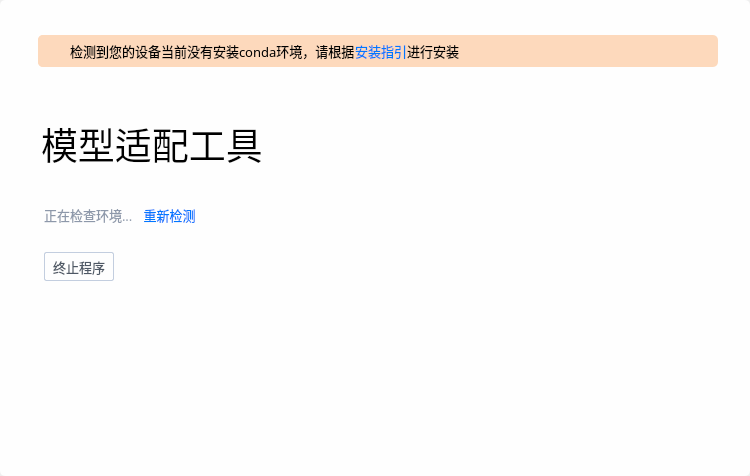
<?xml version="1.0" encoding="UTF-8"?>
<ui version="4.0">
 <class>Form</class>
 <widget class="QWidget" name="Form">
  <property name="enabled">
   <bool>true</bool>
  </property>
  <property name="geometry">
   <rect>
    <x>0</x>
    <y>0</y>
    <width>750</width>
    <height>476</height>
   </rect>
  </property>
  <property name="minimumSize">
   <size>
    <width>750</width>
    <height>476</height>
   </size>
  </property>
  <property name="maximumSize">
   <size>
    <width>750</width>
    <height>546</height>
   </size>
  </property>
  <property name="mouseTracking">
   <bool>true</bool>
  </property>
  <property name="windowTitle">
   <string>Form</string>
  </property>
  <property name="styleSheet">
   <string notr="true"/>
  </property>
  <layout class="QVBoxLayout" name="verticalLayout">
   <property name="spacing">
    <number>0</number>
   </property>
   <property name="leftMargin">
    <number>0</number>
   </property>
   <property name="topMargin">
    <number>0</number>
   </property>
   <property name="rightMargin">
    <number>0</number>
   </property>
   <property name="bottomMargin">
    <number>0</number>
   </property>
   <item>
    <widget class="QFrame" name="frame">
     <property name="enabled">
      <bool>true</bool>
     </property>
     <property name="font">
      <font>
       <family>HarmonyOS Sans SC Medium</family>
       <weight>50</weight>
       <bold>false</bold>
      </font>
     </property>
     <property name="mouseTracking">
      <bool>true</bool>
     </property>
     <property name="styleSheet">
      <string notr="true">#frame {
image: url(:/icon/image/flow/模型适配工具-欢迎页.png);
}
* {
border-style: none;
border-radius: 5px 5px;
background-color: #FEFEFE;
}
</string>
     </property>
     <property name="frameShape">
      <enum>QFrame::StyledPanel</enum>
     </property>
     <property name="frameShadow">
      <enum>QFrame::Raised</enum>
     </property>
     <layout class="QVBoxLayout" name="verticalLayout_2">
      <property name="leftMargin">
       <number>32</number>
      </property>
      <property name="rightMargin">
       <number>32</number>
      </property>
      <item>
       <widget class="QFrame" name="title_3">
        <property name="enabled">
         <bool>true</bool>
        </property>
        <property name="sizePolicy">
         <sizepolicy hsizetype="Minimum" vsizetype="Minimum">
          <horstretch>0</horstretch>
          <verstretch>0</verstretch>
         </sizepolicy>
        </property>
        <property name="minimumSize">
         <size>
          <width>0</width>
          <height>20</height>
         </size>
        </property>
        <property name="maximumSize">
         <size>
          <width>16777215</width>
          <height>16777215</height>
         </size>
        </property>
        <property name="font">
         <font>
          <family>HarmonyOS Sans SC Medium</family>
          <weight>50</weight>
          <bold>false</bold>
         </font>
        </property>
        <property name="mouseTracking">
         <bool>true</bool>
        </property>
        <property name="styleSheet">
         <string notr="true">background:rgba(0,0,0,0)</string>
        </property>
        <property name="frameShape">
         <enum>QFrame::StyledPanel</enum>
        </property>
        <property name="frameShadow">
         <enum>QFrame::Raised</enum>
        </property>
        <layout class="QHBoxLayout" name="horizontalLayout_8">
         <property name="spacing">
          <number>0</number>
         </property>
         <property name="leftMargin">
          <number>0</number>
         </property>
         <property name="topMargin">
          <number>0</number>
         </property>
         <property name="rightMargin">
          <number>0</number>
         </property>
         <property name="bottomMargin">
          <number>0</number>
         </property>
        </layout>
       </widget>
      </item>
      <item>
       <widget class="QFrame" name="warning">
        <property name="enabled">
         <bool>true</bool>
        </property>
        <property name="minimumSize">
         <size>
          <width>0</width>
          <height>32</height>
         </size>
        </property>
        <property name="maximumSize">
         <size>
          <width>16777215</width>
          <height>32</height>
         </size>
        </property>
        <property name="font">
         <font>
          <family>HarmonyOS Sans SC Medium</family>
          <weight>50</weight>
          <bold>false</bold>
         </font>
        </property>
        <property name="mouseTracking">
         <bool>true</bool>
        </property>
        <property name="styleSheet">
         <string notr="true"/>
        </property>
        <property name="frameShape">
         <enum>QFrame::StyledPanel</enum>
        </property>
        <property name="frameShadow">
         <enum>QFrame::Raised</enum>
        </property>
        <layout class="QHBoxLayout" name="horizontalLayout_5">
         <property name="spacing">
          <number>0</number>
         </property>
         <property name="leftMargin">
          <number>6</number>
         </property>
         <property name="topMargin">
          <number>0</number>
         </property>
         <property name="rightMargin">
          <number>0</number>
         </property>
         <property name="bottomMargin">
          <number>0</number>
         </property>
         <item>
          <widget class="QFrame" name="warning_1">
           <property name="enabled">
            <bool>true</bool>
           </property>
           <property name="maximumSize">
            <size>
             <width>16777215</width>
             <height>32</height>
            </size>
           </property>
           <property name="font">
            <font>
             <family>HarmonyOS Sans SC Medium</family>
             <weight>50</weight>
             <bold>false</bold>
            </font>
           </property>
           <property name="mouseTracking">
            <bool>true</bool>
           </property>
           <property name="styleSheet">
            <string notr="true">background-color: rgb(253, 217, 188);</string>
           </property>
           <property name="frameShape">
            <enum>QFrame::StyledPanel</enum>
           </property>
           <property name="frameShadow">
            <enum>QFrame::Raised</enum>
           </property>
           <layout class="QHBoxLayout" name="horizontalLayout_6">
            <property name="spacing">
             <number>0</number>
            </property>
            <property name="leftMargin">
             <number>0</number>
            </property>
            <property name="topMargin">
             <number>0</number>
            </property>
            <property name="rightMargin">
             <number>0</number>
            </property>
            <property name="bottomMargin">
             <number>0</number>
            </property>
            <item>
             <widget class="QPushButton" name="warning_button">
              <property name="enabled">
               <bool>true</bool>
              </property>
              <property name="minimumSize">
               <size>
                <width>32</width>
                <height>32</height>
               </size>
              </property>
              <property name="maximumSize">
               <size>
                <width>32</width>
                <height>32</height>
               </size>
              </property>
              <property name="font">
               <font>
                <family>HarmonyOS Sans SC Medium</family>
                <pointsize>14</pointsize>
                <weight>50</weight>
                <bold>false</bold>
               </font>
              </property>
              <property name="mouseTracking">
               <bool>true</bool>
              </property>
              <property name="styleSheet">
               <string notr="true"/>
              </property>
              <property name="text">
               <string/>
              </property>
              <property name="icon">
               <iconset resource="image.qrc">
                <normaloff>:/icon/image/alarm-orange.svg</normaloff>:/icon/image/alarm-orange.svg</iconset>
              </property>
             </widget>
            </item>
            <item>
             <widget class="QLabel" name="warning_label_1">
              <property name="enabled">
               <bool>false</bool>
              </property>
              <property name="sizePolicy">
               <sizepolicy hsizetype="Fixed" vsizetype="Fixed">
                <horstretch>0</horstretch>
                <verstretch>0</verstretch>
               </sizepolicy>
              </property>
              <property name="minimumSize">
               <size>
                <width>0</width>
                <height>0</height>
               </size>
              </property>
              <property name="maximumSize">
               <size>
                <width>16777215</width>
                <height>32</height>
               </size>
              </property>
              <property name="font">
               <font>
                <family>HarmonyOS Sans SC Medium</family>
                <pointsize>10</pointsize>
                <weight>50</weight>
                <bold>false</bold>
               </font>
              </property>
              <property name="mouseTracking">
               <bool>true</bool>
              </property>
              <property name="styleSheet">
               <string notr="true">color: #000000;
background:rgba(0,0,0,0);
</string>
              </property>
              <property name="text">
               <string>检测到您的设备当前没有安装conda环境，请根据</string>
              </property>
              <property name="alignment">
               <set>Qt::AlignLeading|Qt::AlignLeft|Qt::AlignVCenter</set>
              </property>
             </widget>
            </item>
            <item>
             <widget class="QLabel" name="warning_label_2">
              <property name="enabled">
               <bool>true</bool>
              </property>
              <property name="sizePolicy">
               <sizepolicy hsizetype="Fixed" vsizetype="Fixed">
                <horstretch>0</horstretch>
                <verstretch>0</verstretch>
               </sizepolicy>
              </property>
              <property name="minimumSize">
               <size>
                <width>0</width>
                <height>0</height>
               </size>
              </property>
              <property name="maximumSize">
               <size>
                <width>16777215</width>
                <height>32</height>
               </size>
              </property>
              <property name="font">
               <font>
                <family>HarmonyOS Sans SC Medium</family>
                <pointsize>10</pointsize>
                <weight>50</weight>
                <bold>false</bold>
               </font>
              </property>
              <property name="mouseTracking">
               <bool>true</bool>
              </property>
              <property name="contextMenuPolicy">
               <enum>Qt::NoContextMenu</enum>
              </property>
              <property name="styleSheet">
               <string notr="true">color: #0077FF;
background:rgba(0,0,0,0);
</string>
              </property>
              <property name="text">
               <string notr="true">&lt;A style='color: #0077FF; text-decoration: none'href='https://www.baidu.com'&gt;安装指引&lt;/A&gt;</string>
              </property>
              <property name="alignment">
               <set>Qt::AlignLeading|Qt::AlignLeft|Qt::AlignVCenter</set>
              </property>
              <property name="openExternalLinks">
               <bool>false</bool>
              </property>
             </widget>
            </item>
            <item>
             <widget class="QLabel" name="warning_label_3">
              <property name="enabled">
               <bool>false</bool>
              </property>
              <property name="sizePolicy">
               <sizepolicy hsizetype="Minimum" vsizetype="Minimum">
                <horstretch>0</horstretch>
                <verstretch>0</verstretch>
               </sizepolicy>
              </property>
              <property name="minimumSize">
               <size>
                <width>0</width>
                <height>0</height>
               </size>
              </property>
              <property name="maximumSize">
               <size>
                <width>16777215</width>
                <height>32</height>
               </size>
              </property>
              <property name="font">
               <font>
                <family>HarmonyOS Sans SC Medium</family>
                <pointsize>10</pointsize>
                <weight>50</weight>
                <bold>false</bold>
               </font>
              </property>
              <property name="mouseTracking">
               <bool>true</bool>
              </property>
              <property name="styleSheet">
               <string notr="true">color: #000000;
background:rgba(0,0,0,0);
</string>
              </property>
              <property name="text">
               <string>进行安装</string>
              </property>
              <property name="alignment">
               <set>Qt::AlignLeading|Qt::AlignLeft|Qt::AlignVCenter</set>
              </property>
             </widget>
            </item>
           </layout>
          </widget>
         </item>
        </layout>
       </widget>
      </item>
      <item>
       <widget class="QFrame" name="title">
        <property name="enabled">
         <bool>true</bool>
        </property>
        <property name="sizePolicy">
         <sizepolicy hsizetype="Minimum" vsizetype="Minimum">
          <horstretch>0</horstretch>
          <verstretch>0</verstretch>
         </sizepolicy>
        </property>
        <property name="minimumSize">
         <size>
          <width>0</width>
          <height>0</height>
         </size>
        </property>
        <property name="maximumSize">
         <size>
          <width>16777215</width>
          <height>16777215</height>
         </size>
        </property>
        <property name="font">
         <font>
          <family>HarmonyOS Sans SC Medium</family>
          <weight>50</weight>
          <bold>false</bold>
         </font>
        </property>
        <property name="mouseTracking">
         <bool>true</bool>
        </property>
        <property name="styleSheet">
         <string notr="true">background:rgba(0,0,0,0)</string>
        </property>
        <property name="frameShape">
         <enum>QFrame::StyledPanel</enum>
        </property>
        <property name="frameShadow">
         <enum>QFrame::Raised</enum>
        </property>
        <layout class="QVBoxLayout" name="verticalLayout_3">
         <property name="topMargin">
          <number>20</number>
         </property>
         <item>
          <widget class="QPushButton" name="title_button">
           <property name="enabled">
            <bool>true</bool>
           </property>
           <property name="sizePolicy">
            <sizepolicy hsizetype="Fixed" vsizetype="Fixed">
             <horstretch>0</horstretch>
             <verstretch>0</verstretch>
            </sizepolicy>
           </property>
           <property name="sizeIncrement">
            <size>
             <width>0</width>
             <height>0</height>
            </size>
           </property>
           <property name="font">
            <font>
             <family>HarmonyOS Sans SC Medium</family>
             <pointsize>10</pointsize>
             <weight>50</weight>
             <bold>false</bold>
            </font>
           </property>
           <property name="mouseTracking">
            <bool>true</bool>
           </property>
           <property name="styleSheet">
            <string notr="true"/>
           </property>
           <property name="text">
            <string/>
           </property>
           <property name="icon">
            <iconset resource="image.qrc">
             <normaloff>:/icon/image/flow/编组.svg</normaloff>:/icon/image/flow/编组.svg</iconset>
           </property>
           <property name="iconSize">
            <size>
             <width>140</width>
             <height>60</height>
            </size>
           </property>
          </widget>
         </item>
         <item>
          <widget class="QLabel" name="title_label">
           <property name="enabled">
            <bool>false</bool>
           </property>
           <property name="minimumSize">
            <size>
             <width>0</width>
             <height>0</height>
            </size>
           </property>
           <property name="maximumSize">
            <size>
             <width>16777215</width>
             <height>16777215</height>
            </size>
           </property>
           <property name="font">
            <font>
             <family>HarmonyOS Sans SC Medium</family>
             <pointsize>28</pointsize>
             <weight>50</weight>
             <bold>false</bold>
            </font>
           </property>
           <property name="mouseTracking">
            <bool>true</bool>
           </property>
           <property name="styleSheet">
            <string notr="true">color: #000000;
background:rgba(0,0,0,0);</string>
           </property>
           <property name="text">
            <string>模型适配工具</string>
           </property>
           <property name="alignment">
            <set>Qt::AlignLeading|Qt::AlignLeft|Qt::AlignVCenter</set>
           </property>
          </widget>
         </item>
        </layout>
       </widget>
      </item>
      <item>
       <widget class="QFrame" name="status">
        <property name="enabled">
         <bool>true</bool>
        </property>
        <property name="minimumSize">
         <size>
          <width>0</width>
          <height>50</height>
         </size>
        </property>
        <property name="maximumSize">
         <size>
          <width>16777215</width>
          <height>50</height>
         </size>
        </property>
        <property name="font">
         <font>
          <family>HarmonyOS Sans SC Medium</family>
          <weight>50</weight>
          <bold>false</bold>
         </font>
        </property>
        <property name="mouseTracking">
         <bool>true</bool>
        </property>
        <property name="styleSheet">
         <string notr="true">background:rgba(0,0,0,0);
border-radius: 0px 0px 5px 5px;</string>
        </property>
        <property name="frameShape">
         <enum>QFrame::StyledPanel</enum>
        </property>
        <property name="frameShadow">
         <enum>QFrame::Raised</enum>
        </property>
        <layout class="QHBoxLayout" name="horizontalLayout_2">
         <property name="leftMargin">
          <number>12</number>
         </property>
         <property name="topMargin">
          <number>8</number>
         </property>
         <property name="rightMargin">
          <number>0</number>
         </property>
         <property name="bottomMargin">
          <number>0</number>
         </property>
         <item>
          <widget class="QLabel" name="status_label">
           <property name="enabled">
            <bool>false</bool>
           </property>
           <property name="sizePolicy">
            <sizepolicy hsizetype="Minimum" vsizetype="Minimum">
             <horstretch>0</horstretch>
             <verstretch>0</verstretch>
            </sizepolicy>
           </property>
           <property name="minimumSize">
            <size>
             <width>0</width>
             <height>0</height>
            </size>
           </property>
           <property name="maximumSize">
            <size>
             <width>16777215</width>
             <height>16777215</height>
            </size>
           </property>
           <property name="font">
            <font>
             <family>HarmonyOS Sans SC Medium</family>
             <pointsize>10</pointsize>
             <weight>50</weight>
             <bold>false</bold>
            </font>
           </property>
           <property name="mouseTracking">
            <bool>true</bool>
           </property>
           <property name="styleSheet">
            <string notr="true">color: #8D98AA;
background:rgba(0,0,0,0);</string>
           </property>
           <property name="text">
            <string>正在检查环境...</string>
           </property>
           <property name="alignment">
            <set>Qt::AlignLeading|Qt::AlignLeft|Qt::AlignVCenter</set>
           </property>
          </widget>
         </item>
         <item>
          <widget class="QFrame" name="status_1">
           <property name="enabled">
            <bool>true</bool>
           </property>
           <property name="maximumSize">
            <size>
             <width>16777215</width>
             <height>36</height>
            </size>
           </property>
           <property name="font">
            <font>
             <family>HarmonyOS Sans SC Medium</family>
             <weight>50</weight>
             <bold>false</bold>
            </font>
           </property>
           <property name="mouseTracking">
            <bool>true</bool>
           </property>
           <property name="styleSheet">
            <string notr="true">background:rgba(0,0,0,0);
border-radius: 0px 0px 5px 5px;</string>
           </property>
           <property name="frameShape">
            <enum>QFrame::StyledPanel</enum>
           </property>
           <property name="frameShadow">
            <enum>QFrame::Raised</enum>
           </property>
           <layout class="QHBoxLayout" name="horizontalLayout_7">
            <property name="spacing">
             <number>6</number>
            </property>
            <property name="leftMargin">
             <number>0</number>
            </property>
            <property name="topMargin">
             <number>0</number>
            </property>
            <property name="rightMargin">
             <number>0</number>
            </property>
            <property name="bottomMargin">
             <number>0</number>
            </property>
            <item>
             <widget class="QToolButton" name="retry_button">
              <property name="font">
               <font>
                <family>HarmonyOS Sans SC Medium</family>
                <pointsize>10</pointsize>
               </font>
              </property>
              <property name="cursor">
               <cursorShape>PointingHandCursor</cursorShape>
              </property>
              <property name="styleSheet">
               <string notr="true">color: #0077ff;
background:rgba(0,0,0,0);</string>
              </property>
              <property name="text">
               <string>重新检测</string>
              </property>
              <property name="icon">
               <iconset resource="image.qrc">
                <normaloff>:/icon/image/refresh.svg</normaloff>:/icon/image/refresh.svg</iconset>
              </property>
              <property name="toolButtonStyle">
               <enum>Qt::ToolButtonTextBesideIcon</enum>
              </property>
             </widget>
            </item>
            <item>
             <widget class="QLabel" name="retry_label">
              <property name="enabled">
               <bool>false</bool>
              </property>
              <property name="sizePolicy">
               <sizepolicy hsizetype="Minimum" vsizetype="Minimum">
                <horstretch>0</horstretch>
                <verstretch>0</verstretch>
               </sizepolicy>
              </property>
              <property name="minimumSize">
               <size>
                <width>550</width>
                <height>0</height>
               </size>
              </property>
              <property name="maximumSize">
               <size>
                <width>550</width>
                <height>16777215</height>
               </size>
              </property>
              <property name="font">
               <font>
                <family>HarmonyOS Sans SC Medium</family>
                <pointsize>10</pointsize>
                <weight>50</weight>
                <bold>false</bold>
               </font>
              </property>
              <property name="mouseTracking">
               <bool>true</bool>
              </property>
              <property name="styleSheet">
               <string notr="true">color: #4E5865;
background:rgba(0,0,0,0);</string>
              </property>
              <property name="text">
               <string/>
              </property>
              <property name="alignment">
               <set>Qt::AlignLeading|Qt::AlignLeft|Qt::AlignVCenter</set>
              </property>
             </widget>
            </item>
           </layout>
          </widget>
         </item>
        </layout>
       </widget>
      </item>
      <item>
       <widget class="QFrame" name="status_2">
        <property name="enabled">
         <bool>true</bool>
        </property>
        <property name="minimumSize">
         <size>
          <width>0</width>
          <height>50</height>
         </size>
        </property>
        <property name="maximumSize">
         <size>
          <width>16777215</width>
          <height>50</height>
         </size>
        </property>
        <property name="font">
         <font>
          <family>HarmonyOS Sans SC Medium</family>
          <weight>50</weight>
          <bold>false</bold>
         </font>
        </property>
        <property name="mouseTracking">
         <bool>true</bool>
        </property>
        <property name="styleSheet">
         <string notr="true">background:rgba(0,0,0,0);
border-radius: 0px 0px 5px 5px;</string>
        </property>
        <property name="frameShape">
         <enum>QFrame::StyledPanel</enum>
        </property>
        <property name="frameShadow">
         <enum>QFrame::Raised</enum>
        </property>
        <layout class="QHBoxLayout" name="horizontalLayout_4">
         <property name="spacing">
          <number>0</number>
         </property>
         <property name="leftMargin">
          <number>12</number>
         </property>
         <property name="topMargin">
          <number>0</number>
         </property>
         <property name="rightMargin">
          <number>0</number>
         </property>
         <property name="bottomMargin">
          <number>0</number>
         </property>
         <item alignment="Qt::AlignLeft|Qt::AlignVCenter">
          <widget class="QPushButton" name="exit_button">
           <property name="sizePolicy">
            <sizepolicy hsizetype="Preferred" vsizetype="Preferred">
             <horstretch>0</horstretch>
             <verstretch>0</verstretch>
            </sizepolicy>
           </property>
           <property name="minimumSize">
            <size>
             <width>70</width>
             <height>29</height>
            </size>
           </property>
           <property name="font">
            <font>
             <family>HarmonyOS Sans SC Medium</family>
             <pointsize>10</pointsize>
            </font>
           </property>
           <property name="cursor">
            <cursorShape>PointingHandCursor</cursorShape>
           </property>
           <property name="styleSheet">
            <string notr="true">QPushButton {
color: #4E5865;
border: 1px solid #C3CEDF;
border-radius: 2px;
}
QPushButton:hover {
color: #52A3FF;
border: 1px solid #52A3FF;
border-radius: 2px;
}</string>
           </property>
           <property name="text">
            <string>终止程序</string>
           </property>
          </widget>
         </item>
        </layout>
       </widget>
      </item>
      <item>
       <widget class="QFrame" name="title_2">
        <property name="enabled">
         <bool>true</bool>
        </property>
        <property name="sizePolicy">
         <sizepolicy hsizetype="Minimum" vsizetype="Minimum">
          <horstretch>0</horstretch>
          <verstretch>0</verstretch>
         </sizepolicy>
        </property>
        <property name="minimumSize">
         <size>
          <width>0</width>
          <height>300</height>
         </size>
        </property>
        <property name="maximumSize">
         <size>
          <width>16777215</width>
          <height>16777215</height>
         </size>
        </property>
        <property name="font">
         <font>
          <family>HarmonyOS Sans SC Medium</family>
          <weight>50</weight>
          <bold>false</bold>
         </font>
        </property>
        <property name="mouseTracking">
         <bool>true</bool>
        </property>
        <property name="styleSheet">
         <string notr="true">background:rgba(0,0,0,0)</string>
        </property>
        <property name="frameShape">
         <enum>QFrame::StyledPanel</enum>
        </property>
        <property name="frameShadow">
         <enum>QFrame::Raised</enum>
        </property>
        <layout class="QHBoxLayout" name="horizontalLayout_3">
         <property name="spacing">
          <number>0</number>
         </property>
         <property name="leftMargin">
          <number>0</number>
         </property>
         <property name="topMargin">
          <number>0</number>
         </property>
         <property name="rightMargin">
          <number>0</number>
         </property>
         <property name="bottomMargin">
          <number>0</number>
         </property>
        </layout>
       </widget>
      </item>
     </layout>
    </widget>
   </item>
  </layout>
 </widget>
 <resources>
  <include location="image.qrc"/>
 </resources>
 <connections/>
</ui>
